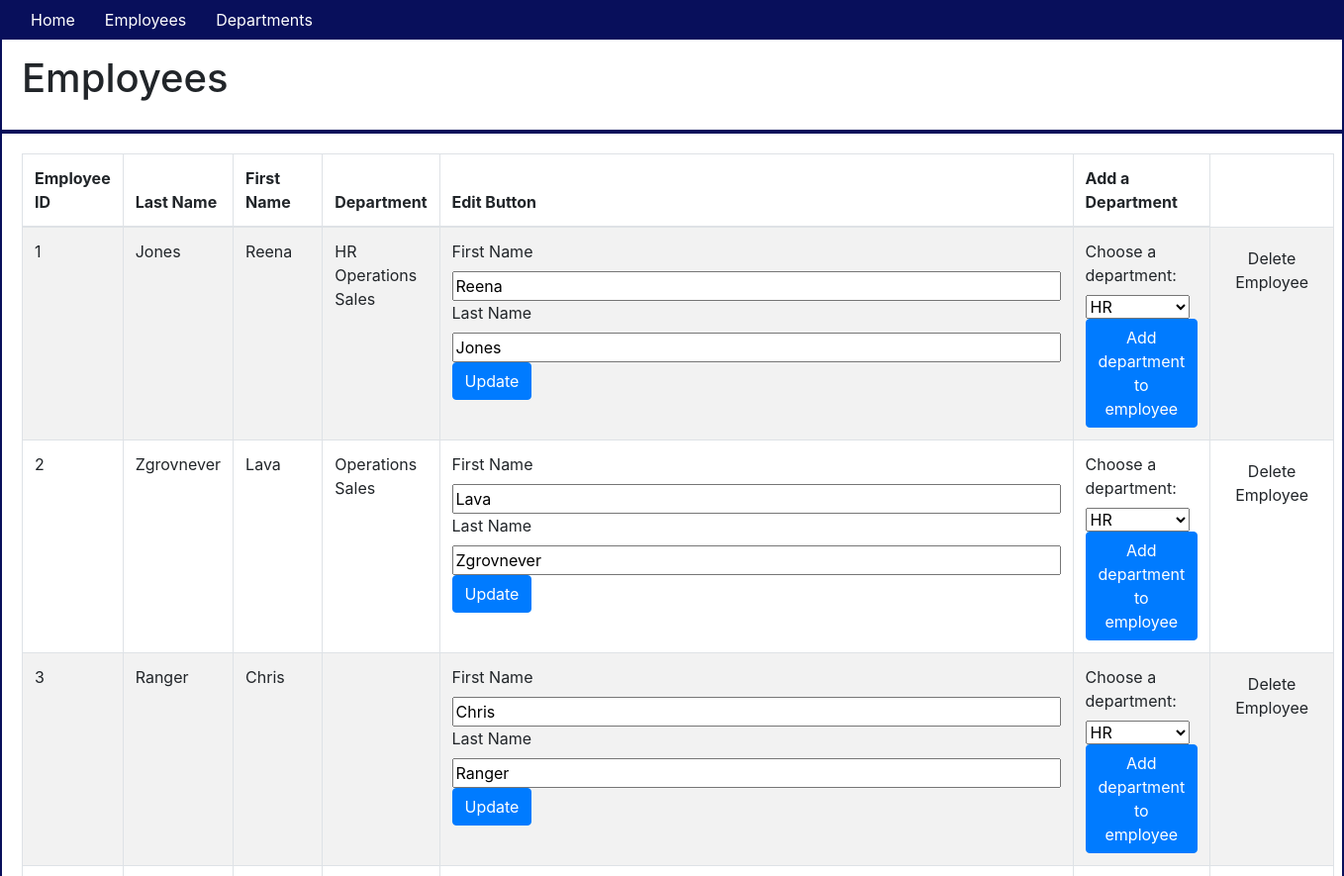
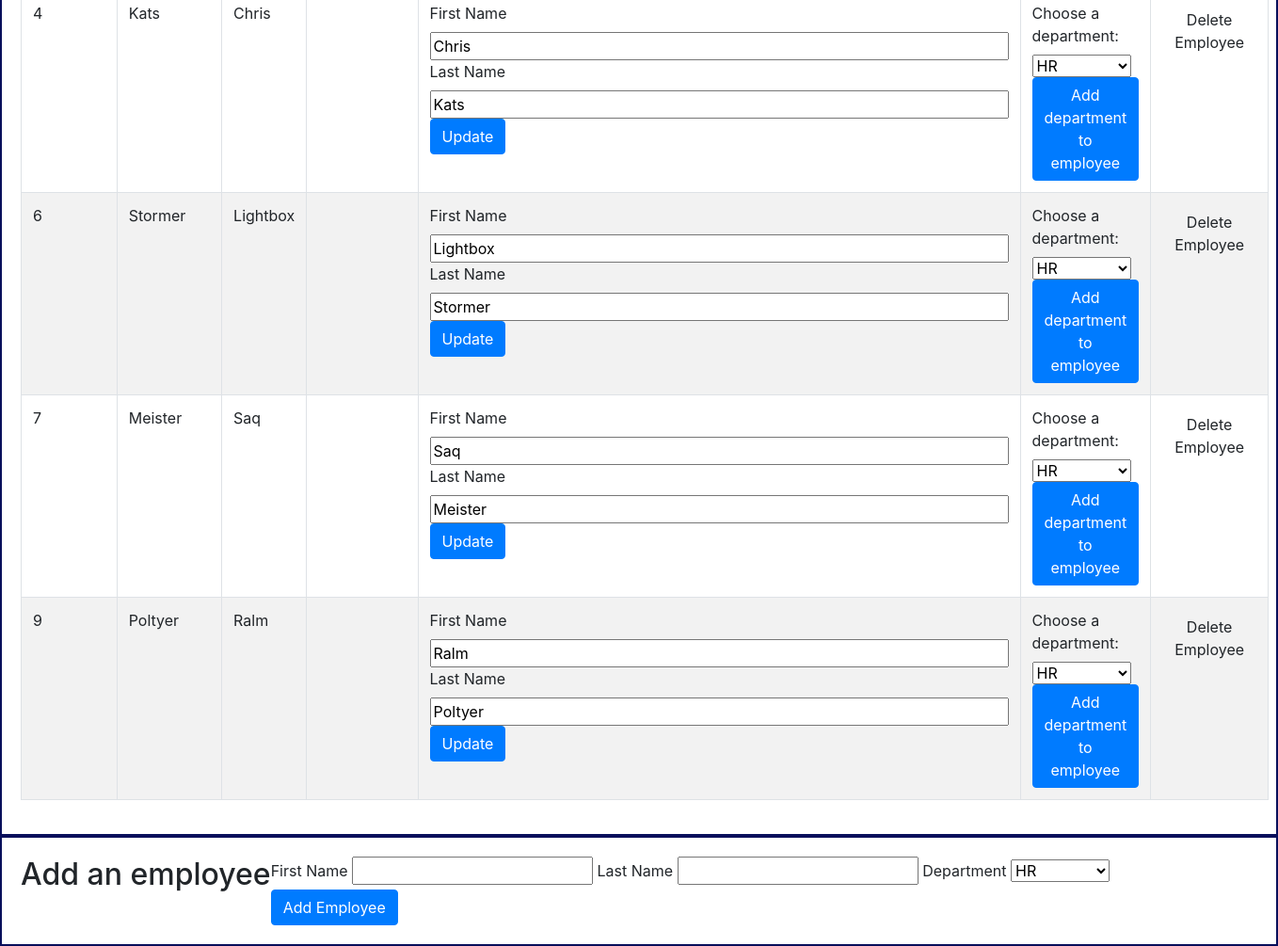
The page /employees on the database its author committed (2 pictures, top to bottom).
### app/models.py (models this page shows, shortened)
class Employee(db.Model):
    id = db.Column(db.Integer, primary_key=True)
    first_name = db.Column(db.String(64))
    last_name = db.Column(db.String(64), index=True)
    departments = db.relationship('Department', secondary=links, backref='employee', lazy='dynamic')

class Department(db.Model):
    id = db.Column(db.Integer, primary_key=True)
    name = db.Column(db.String(64))
    employees = db.relationship('Employee', secondary=links, backref='department', lazy='dynamic')
    def __repr__(self):
        return '<{} Department>'.format(self.name)

### app/routes.py (the view)
@app.route('/employees')
def show_employees():
    employees = Employee.query.all()
    departments = Department.query.all()
    return render_template('employees.html', title="Employees", employees=employees, departments=departments)

### app/templates/employees.html (shortened to what this page needs)
{% extends "base.html" %} {% block content %}
<div class="container-fluid">
    <div class="row">
        <h1>Employees</h1>
    </div>
    <div class="row">
        <table class="table table-striped table-bordered">
            <thead>
                <th>Employee ID</th>
                <th>Last Name</th>
                <th>First Name</th>
                <th>Department</th>
                <th>Edit Button</th>
                <th>Add a Department</th>
            </thead>
            <tbody>
                {% for employee in employees %}
                <tr>
                    <td>{{employee.id}}</td>
                    <td>{{employee.last_name}}</td>
                    <td>{{employee.first_name}}</td>
                    <td>
                        {% for employee_department in employee.departments %} {{employee_department.name}} {% endfor %}
                    </td>
                    <td>
                        <form method="POST" action="/employees/{{employee.id}}/update">
                            <label for="first_name">First Name</label>
                            <input type="text" value="{{employee.first_name}}" name="new_first_name" size="55"><br>
                            <label for="last_name">Last Name</label>
                            <input type="text" value="{{employee.last_name}}" name="new_last_name" size="55"><br>
                            <button type="submit" class="btn btn-primary" value="Update">Update</button>
                        </form>
                    </td>
                    <td>
                        <form method="POST" action="/employees/{{employee.id}}/add_department">
                            <label for="departments">Choose a department:</label><br>
                            <select id="departments">
                                {% for department in departments %}
                                <option value="{{department}}" name="department">
                                    {{department.name}}</option><br>
                                {% endfor %}
                            </select>
                            <button type="submit" class="btn btn-primary" value="add_department_to_employee">Add
                                department to
                                employee</button>
                        </form>
                    </td>
                    <td>
                        <form action="{{url_for('delete_employee', employee_id=employee.id)}}" method="POST">
                            <button type="submit" class="save btn btn-default" value="Delete Employee">Delete
                                Employee</button>
                        </form>
                    </td>
                </tr>
                {% endfor %}
            </tbody>
        </table>
    </div>
    <div class="row">
        <h2>Add an employee</h2>
        <form action="/employees" method="POST">
            <label for="first_name">First Name</label>
            <input type="text" name="first_name" id="first_name" required />
            <label for="last_name">Last Name</label>
            <input type="text" name="last_name" id="last_name" required />
            <label for="department">Department</label>
            <select id="department">
                {% for department in departments %}
                <option value="{{department}}" name="department" id="department">
                    {{department.name}}</option><br>
                {% endfor %}
            </select>
            <br>
            <button type="submit" class="btn btn-primary" value="Add Employee">Add Employee</button>
        </form>
    </div>
</div>
{% endblock %}

### app/static/css/styles.css (style rules this page uses)
.row { padding: 20px; border: solid #080F5B 2px; }

### rows shown on the page
Employee: id "1", last_name "Jones", first_name "Reena", new_first_name "Reena", new_last_name "Jones"
Department: name "HR"
Department: name "Operations"
Department: name "Sales"
Employee: id "2", last_name "Zgrovnever", first_name "Lava", new_first_name "Lava", new_last_name "Zgrovnever"
Employee: id "3", last_name "Ranger", first_name "Chris", new_first_name "Chris", new_last_name "Ranger"
Employee: id "4", last_name "Kats", first_name "Chris", new_first_name "Chris", new_last_name "Kats"
Employee: id "6", last_name "Stormer", first_name "Lightbox", new_first_name "Lightbox", new_last_name "Stormer"
Employee: id "7", last_name "Meister", first_name "Saq", new_first_name "Saq", new_last_name "Meister"
Employee: id "9", last_name "Poltyer", first_name "Ralm", new_first_name "Ralm", new_last_name "Poltyer"

### other values the page prints
form field value "HR"
